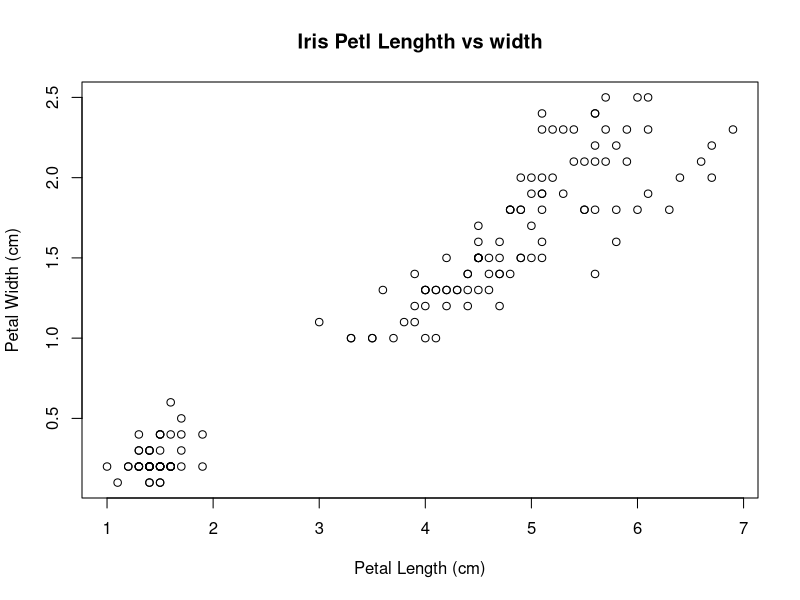

Recreate this plot in R. (Note: this script raises an error after producing the figure.)
#load the iris data 
data(iris)
#head 
head(iris)
#basic plotting 
plot(x=iris$Petal.Length,y=iris$Petal.Width,main = "Iris Petl Lenghth vs width",xlab = "Petal Length (cm)",ylab = "Petal Width (cm)")
#create a linear regression model 
fit<-lm(formula = Petal.Width~Petal.Length, data=iris)
#summary the model
summary(model)
#draw a regression line
lines(x=iris$Petal.Length,y=fit$fitted,col="red",lwd=3 )
#get correlation coefficient
cor(x=iris$Petal.Length,y=iris$Petal.Width)
#predict new values from the model 
predict(object=fit, newdata=data.frame(Petal.Length=c(2,5,7)))